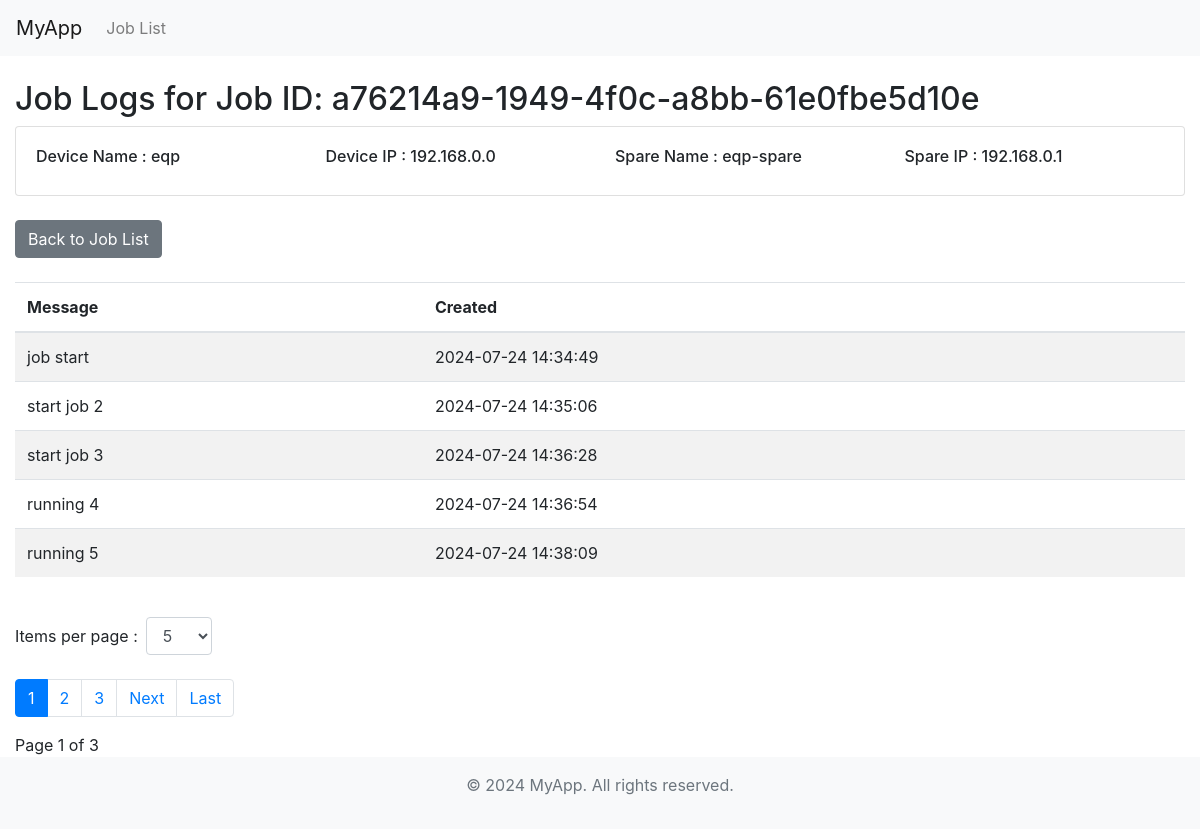
The page /jobs/a76214a9-1949-4f0c-a8bb-61e0fbe5d10e/joblogs/ on the database its author committed.
### jobapp/models.py (models this page shows)
class Job(models.Model):
    job_id = models.UUIDField(default=uuid.uuid4, editable=False, primary_key=True)
    device_name = models.CharField(max_length=255)
    device_ip = models.GenericIPAddressField()
    spare_name = models.CharField(max_length=255)
    spare_ip = models.GenericIPAddressField()
    status = models.CharField(max_length=50)
    created = models.DateTimeField(auto_now_add=True)
    last_updated = models.DateTimeField(auto_now=True)

class JobLog(models.Model):
    job = models.ForeignKey(Job, on_delete=models.CASCADE)
    message = models.TextField()
    created = models.DateTimeField(auto_now_add=True)

### jobapp/views.py (the view)
# urls.py: path('<uuid:job_id>/joblogs/', views.JobLogListView.as_view(), name='joblog_list'),
class JobLogListView(ListView):
    model = JobLog
    template_name = 'jobapp/joblog_list.html'
    context_object_name = 'joblogs'
    paginate_by = 5  # Default value
    def get_queryset(self):
        job_id = self.kwargs.get('job_id')
        return JobLog.objects.filter(job_id=job_id).order_by('created')
    def get_context_data(self, **kwargs):
        context = super().get_context_data(**kwargs)
        job_id = self.kwargs.get('job_id')
        job = get_object_or_404(Job, job_id=job_id)
        context['job'] = job
        context['paginate_by'] = self.get_paginate_by(self.get_queryset())
        return context
    def get_paginate_by(self, queryset):
        paginate_by = self.request.GET.get('paginate_by', self.paginate_by)
        try:
            return int(paginate_by)
        except (TypeError, ValueError):
            return self.paginate_by

### jobapp/templates/jobapp/joblog_list.html (shortened to what this page needs)
{% extends 'base.html' %}
{% block content %}
    <h2>Job Logs for Job ID: {{ job.job_id }}</h2>
    <div class="card">
        <div class="card-body">
            <div class="row">
                <div class="col-md-3">
                    <h6>Device Name : {{ job.device_name }}</h6>
                </div>
                <div class="col-md-3">
                    <h6>Device IP :  {{ job.device_ip }}</h6>
                </div>
                <div class="col-md-3">
                    <h6>Spare Name : {{ job.spare_name }}</h6>
                </div>
                <div class="col-md-3">
                    <h6>Spare IP : {{ job.spare_ip }}</h6>
                </div>
            </div>
        </div>
    </div>
    <div class="mt-4">
        <a class="btn btn-secondary" href="{% url 'jobs:job_list' %}">Back to Job List</a>
    </div>
    <div class="mt-4 table-responsive">
        <table class="table table-striped">
            <thead>
                <tr>
                    <th>Message</th>
                    <th>Created</th>
                </tr>
            </thead>
            <tbody>
                {% for log in joblogs %}
                <tr>
                    <td>{{ log.message }}</td>
                    <td>{{ log.created|date:"Y-m-d H:i:s" }}</td>
                </tr>
                {% empty %}
                <tr>
                    <td colspan="2">No logs found for this job.</td>
                </tr>
                {% endfor %}
            </tbody>
        </table>
    </div>
    <div class="mt-4">
        <form method="get" action="" class="form-inline">
            <label class="mr-2"  for="paginate_by">Items per page : </label>
            <select name="paginate_by" id="paginate_by" class="form-control mr-2" onchange="this.form.submit()">
                <option value="5" {% if paginate_by == 5 %}selected{% endif %}>5</option>
            </select>
        </form>
        <br>
        <ul class="pagination">
            {% for num in page_obj.paginator.page_range %}
                {% if num == page_obj.number %}
                    <li class="page-item active" aria-current="page">
                        <span class="page-link">{{ num }}</span>
                    </li>
                {% else %}
                    <li class="page-item">
                        <a class="page-link" href="?page={{ num }}&paginate_by={{ paginate_by }}">{{ num }}</a>
                    </li>
                {% endif %}
            {% endfor %}
            {% if page_obj.has_next %}
                <li class="page-item">
                    <a class="page-link" href="?page={{ page_obj.next_page_number }}&paginate_by={{ paginate_by }}">Next</a>
                </li>
                <li class="page-item">
                    <a class="page-link" href="?page={{ page_obj.paginator.num_pages }}&paginate_by={{ paginate_by }}">Last</a>
                </li>
            {% endif %}
        </ul>
        <span>Page {{ page_obj.number }} of {{ page_obj.paginator.num_pages }}</span>
    </div>
{% endblock %}

### rows shown on the page
Job: job_id "a76214a9-1949-4f0c-a8bb-61e0fbe5d10e", device_name "eqp", device_ip "192.168.0.0", spare_name "eqp-spare", spare_ip "192.168.0.1"
JobLog: message "job start", created "2024-07-24 14:34:49"
JobLog: message "start job 2", created "2024-07-24 14:35:06"
JobLog: message "start job 3", created "2024-07-24 14:36:28"
JobLog: message "running 4", created "2024-07-24 14:36:54"
JobLog: message "running 5", created "2024-07-24 14:38:09"

### other values the page prints
{{ num }} "1"
{{ num }} "2" "3"
{{ page_obj.number }} "1"
{{ page_obj.paginator.num_pages }} "3"
